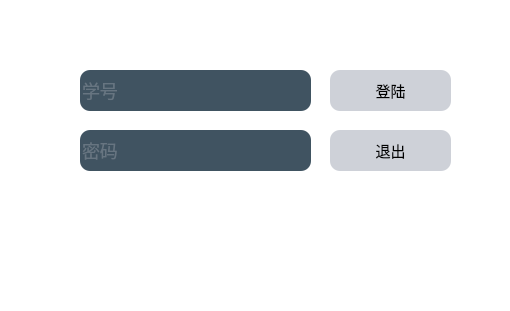
<?xml version="1.0" encoding="UTF-8"?>
<ui version="4.0">
 <class>Loginwindow</class>
 <widget class="QWidget" name="Loginwindow">
  <property name="geometry">
   <rect>
    <x>0</x>
    <y>0</y>
    <width>510</width>
    <height>311</height>
   </rect>
  </property>
  <property name="windowTitle">
   <string>学生选课系统</string>
  </property>
  <property name="windowIcon">
   <iconset resource="resourse_file.qrc">
    <normaloff>:/new/prefix1/img/9.png</normaloff>:/new/prefix1/img/9.png</iconset>
  </property>
  <property name="styleSheet">
   <string notr="true">*{
background:rgb(255, 255, 255);
font-size:15px;
font-style:MingLiU-ExtB;
}
#frame{
border:sold 10px rgba(0,0,0);
border-image:url(:/new/prefix1/img/3.png)
}
QLineEdit{
color:#8d98a1;
background-color:#405361;
font-size:18px;
border-style:outset;
border-radius:10px;
font-style:MingLiU-ExtB;
}
QPushButton{
background:#ced1d8;
border-style:outset;
border-radius:10px;
font-style:MingLiU-ExtB;
}
QPushButton:pressed{
background-color:rgb(224,0,0);
border-style:inset;
font-style:MingLiU-ExtB;
}
QCheckBox{
background:rgba(85,170,255,0);
color:white;
font-style:MingLiU-ExtB;
}
QLabel{
background:rgba(85,170,255,0);
color:white;
font-style:MingLiU-ExtB;
font-size:14px;
}
</string>
  </property>
  <widget class="QFrame" name="frame">
   <property name="geometry">
    <rect>
     <x>0</x>
     <y>0</y>
     <width>511</width>
     <height>311</height>
    </rect>
   </property>
   <property name="styleSheet">
    <string notr="true"/>
   </property>
   <property name="frameShape">
    <enum>QFrame::StyledPanel</enum>
   </property>
   <property name="frameShadow">
    <enum>QFrame::Raised</enum>
   </property>
   <widget class="QLineEdit" name="lineEdit">
    <property name="geometry">
     <rect>
      <x>80</x>
      <y>70</y>
      <width>231</width>
      <height>41</height>
     </rect>
    </property>
    <property name="text">
     <string/>
    </property>
    <property name="placeholderText">
     <string>学号</string>
    </property>
   </widget>
   <widget class="QLineEdit" name="lineEdit_2">
    <property name="geometry">
     <rect>
      <x>80</x>
      <y>130</y>
      <width>231</width>
      <height>41</height>
     </rect>
    </property>
    <property name="placeholderText">
     <string>密码</string>
    </property>
   </widget>
   <widget class="QPushButton" name="loginButton">
    <property name="geometry">
     <rect>
      <x>330</x>
      <y>70</y>
      <width>121</width>
      <height>41</height>
     </rect>
    </property>
    <property name="text">
     <string>登陆</string>
    </property>
   </widget>
   <widget class="QLabel" name="label">
    <property name="geometry">
     <rect>
      <x>90</x>
      <y>10</y>
      <width>331</width>
      <height>31</height>
     </rect>
    </property>
    <property name="styleSheet">
     <string notr="true"/>
    </property>
    <property name="text">
     <string>&lt;html&gt;&lt;head/&gt;&lt;body&gt;&lt;p align=&quot;center&quot;&gt;&lt;span style=&quot; font-size:18pt; font-weight:600;&quot;&gt;欢迎登陆学生选课系统&lt;/span&gt;&lt;/p&gt;&lt;/body&gt;&lt;/html&gt;</string>
    </property>
   </widget>
   <widget class="QLabel" name="label_2">
    <property name="geometry">
     <rect>
      <x>-10</x>
      <y>0</y>
      <width>81</width>
      <height>61</height>
     </rect>
    </property>
    <property name="styleSheet">
     <string notr="true">image: url(:/new/prefix1/img/4.png);</string>
    </property>
    <property name="text">
     <string/>
    </property>
   </widget>
   <widget class="QPushButton" name="exitButton">
    <property name="geometry">
     <rect>
      <x>330</x>
      <y>130</y>
      <width>121</width>
      <height>41</height>
     </rect>
    </property>
    <property name="text">
     <string>退出</string>
    </property>
   </widget>
  </widget>
 </widget>
 <resources>
  <include location="resourse_file.qrc"/>
 </resources>
 <connections/>
</ui>
